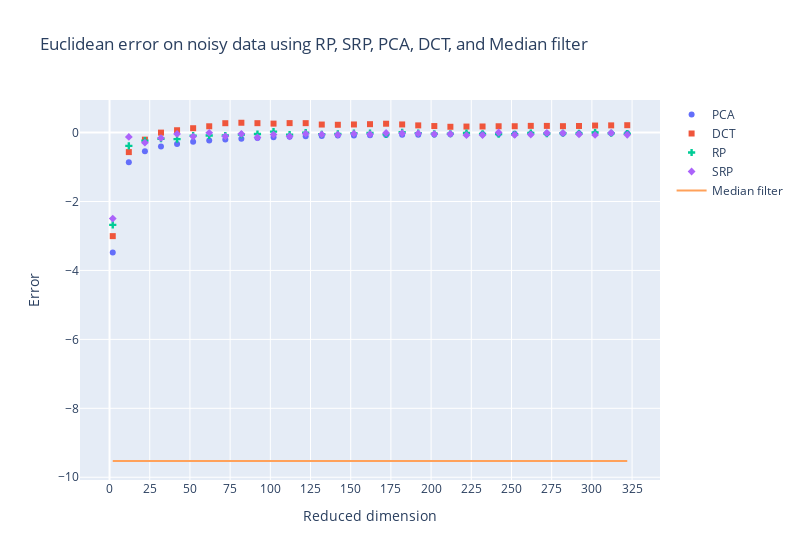

This figure's notebook cell:
### Code cell
fig = go.Figure()
ks = np.arange(2,325, avg)
fig.add_trace(go.Scatter(x=ks, y=p_diff, name="PCA", marker_symbol="circle", mode="markers"))
fig.add_trace(go.Scatter(x=ks, y=d_diff, name="DCT", marker_symbol="square", mode="markers"))
fig.add_trace(go.Scatter(x=ks, y=r_diff, name="RP", marker_symbol="cross", mode="markers"))
fig.add_trace(go.Scatter(x=ks, y=sr_diff, name="SRP", marker_symbol="diamond", mode="markers"))
fig.add_trace(go.Scatter(x=ks, y=[m_val]*len(ks), name="Median filter", marker_symbol="diamond", mode="lines"))

fig.update_layout(
    title_text="Euclidean error on noisy data using RP, SRP, PCA, DCT, and Median filter",
    width=800,
)

fig.update_xaxes(title_text='Reduced dimension', dtick=25)
fig.update_yaxes(title_text='Error')

fig.show()

### Figure 1 — Plotly figure (JSON) as saved in the notebook; plotly's stock layout.template omitted (floating-point values rounded to 4 significant figures)
{"data": [{"marker": {"symbol": "circle"}, "mode": "markers", "name": "PCA", "type": "scatter", "x": [2, 12, 22, 32, 42, 52, 62, 72, 82, 92, 102, 112, 122, 132, 142, 152, 162, 172, 182, 192, 202, 212, 222, 232, 242, 252, 262, 272, 282, 292, 302, 312, 322], "y": [-3.478, -0.8615, -0.5388, -0.4009, -0.3286, -0.2662, -0.2271, -0.2, -0.1758, -0.1561, -0.1367, -0.1216, -0.1078, -0.09808, -0.08845, -0.08242, -0.07583, -0.07005, -0.06448, -0.05974, -0.05579, -0.05053, -0.04589, -0.04211, -0.03872, -0.03559, -0.03252, -0.03019, -0.02826, -0.02607, -0.02411, -0.02269, -0.02163]}, {"marker": {"symbol": "square"}, "mode": "markers", "name": "DCT", "type": "scatter", "x": [2, 12, 22, 32, 42, 52, 62, 72, 82, 92, 102, 112, 122, 132, 142, 152, 162, 172, 182, 192, 202, 212, 222, 232, 242, 252, 262, 272, 282, 292, 302, 312, 322], "y": [-3.004, -0.5665, -0.2051, -0.0009514, 0.06755, 0.126, 0.1823, 0.2717, 0.285, 0.2724, 0.26, 0.2744, 0.2733, 0.2331, 0.2264, 0.2352, 0.2435, 0.2571, 0.236, 0.2085, 0.1894, 0.1682, 0.1745, 0.1768, 0.1831, 0.1841, 0.1948, 0.1937, 0.1854, 0.1915, 0.2038, 0.2086, 0.2137]}, {"marker": {"symbol": "cross"}, "mode": "markers", "name": "RP", "type": "scatter", "x": [2, 12, 22, 32, 42, 52, 62, 72, 82, 92, 102, 112, 122, 132, 142, 152, 162, 172, 182, 192, 202, 212, 222, 232, 242, 252, 262, 272, 282, 292, 302, 312, 322], "y": [-2.678, -0.3865, -0.2331, -0.1771, -0.1899, -0.08752, -0.08305, -0.08683, -0.05993, -0.04107, 0.02762, -0.05935, -0.002186, -0.04918, -0.04021, -0.0184, -0.01337, -0.05275, 0.00851, -0.01571, -0.03545, -0.03482, -0.01294, -0.03795, -0.04611, -0.04832, -0.01251, -0.02764, -0.02004, -0.02535, 0.001025, -0.01975, -0.03235]}, {"marker": {"symbol": "diamond"}, "mode": "markers", "name": "SRP", "type": "scatter", "x": [2, 12, 22, 32, 42, 52, 62, 72, 82, 92, 102, 112, 122, 132, 142, 152, 162, 172, 182, 192, 202, 212, 222, 232, 242, 252, 262, 272, 282, 292, 302, 312, 322], "y": [-2.496, -0.1256, -0.292, -0.1589, -0.03807, -0.116, -0.007944, -0.1088, -0.03509, -0.1396, -0.05765, -0.108, -0.03081, -0.05415, -0.05955, -0.03099, -0.04589, -0.01217, -0.01915, -0.0245, -0.04458, -0.04003, -0.07623, -0.07402, 0.001588, -0.06763, -0.05954, -0.0114, -0.01522, -0.04851, -0.06866, -0.008974, -0.06606]}, {"marker": {"symbol": "diamond"}, "mode": "lines", "name": "Median filter", "type": "scatter", "x": [2, 12, 22, 32, 42, 52, 62, 72, 82, 92, 102, 112, 122, 132, 142, 152, 162, 172, 182, 192, 202, 212, 222, 232, 242, 252, 262, 272, 282, 292, 302, 312, 322], "y": [-9.528, -9.528, -9.528, -9.528, -9.528, -9.528, -9.528, -9.528, -9.528, -9.528, -9.528, -9.528, -9.528, -9.528, -9.528, -9.528, -9.528, -9.528, -9.528, -9.528, -9.528, -9.528, -9.528, -9.528, -9.528, -9.528, -9.528, -9.528, -9.528, -9.528, -9.528, -9.528, -9.528]}], "layout": {"title": {"text": "Euclidean error on noisy data using RP, SRP, PCA, DCT, and Median filter"}, "width": 800, "xaxis": {"dtick": 25, "title": {"text": "Reduced dimension"}}, "yaxis": {"title": {"text": "Error"}}}}
